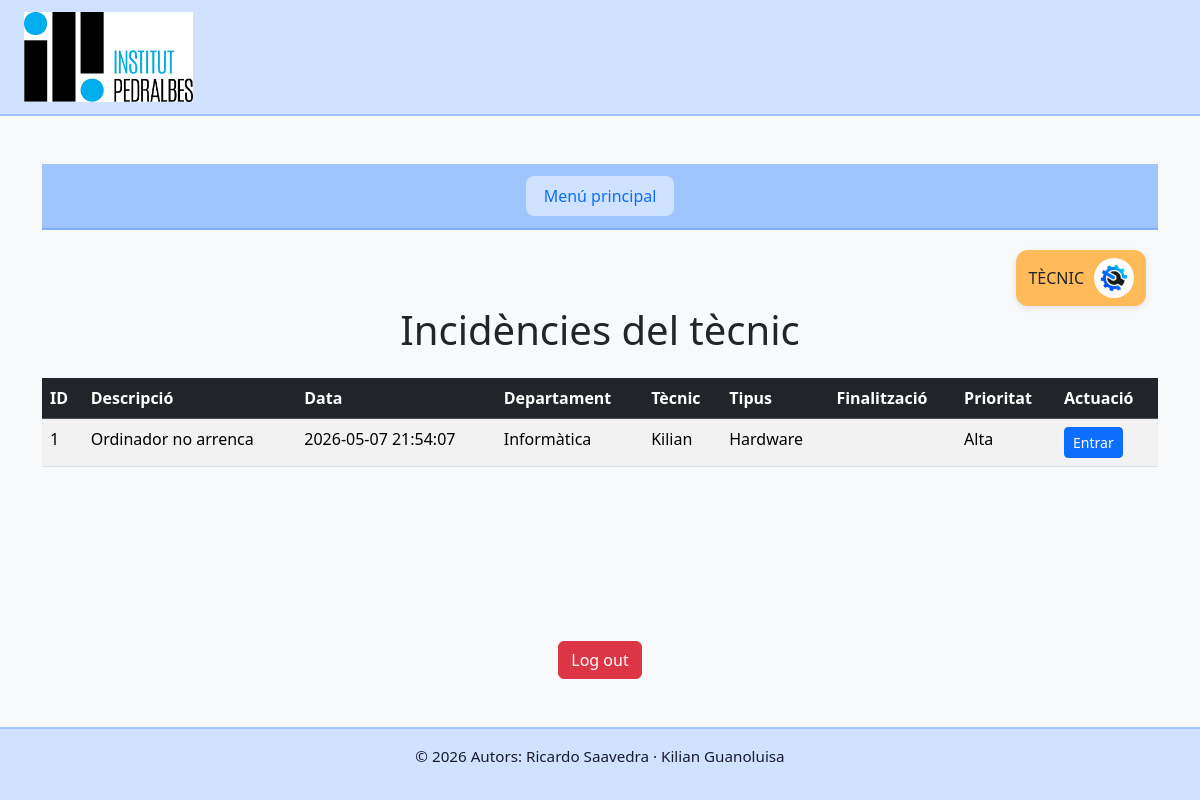
/role/tecnic/tecnicList.php?idTecnic=1, run on the app's committed database.
### tables this page shows
CREATE TABLE INCIDENCIA (
    idIncidencia INT AUTO_INCREMENT PRIMARY KEY,
    descripcio VARCHAR(2000),
    data TIMESTAMP DEFAULT CURRENT_TIMESTAMP,
    idDepartament INT,
    idTecnic INT,
    idTipus INT,
    dataFinalitzacio DATE,
    idPrioritat INT,
    FOREIGN KEY (idTecnic) REFERENCES TECNIC(idTecnic),
    FOREIGN KEY (idDepartament) REFERENCES DEPARTAMENT(idDepartament),
    FOREIGN KEY (idTipus) REFERENCES TIPUS(idTipus),
    FOREIGN KEY (idPrioritat) REFERENCES PRIORITAT(idPrioritat)
);

CREATE TABLE DEPARTAMENT (
    idDepartament INT AUTO_INCREMENT PRIMARY KEY,
    nom VARCHAR(200)
);

CREATE TABLE TECNIC (
    idTecnic INT AUTO_INCREMENT PRIMARY KEY,
    nom VARCHAR(200)
);

CREATE TABLE TIPUS (
    idTipus INT AUTO_INCREMENT PRIMARY KEY,
    nom VARCHAR(200)
);

CREATE TABLE PRIORITAT (
    idPrioritat INT AUTO_INCREMENT PRIMARY KEY,
    descripcio VARCHAR(100)
);

### src/role/tecnic/tecnicList.php (the view, shortened to what this page needs)
<?php include '../../structure/header.php';
$mysqli = include_once "../../connexio.php";
$idTecnic = $_GET['idTecnic'] ?? null;
$stmt = $mysqli->prepare("
    SELECT
        i.idIncidencia,
        i.descripcio,
        i.data,
        d.nom AS departament,
        t.nom AS tecnic,
        tp.nom AS tipus,
        i.dataFinalitzacio,
        pr.descripcio as descripcioPR
    FROM INCIDENCIA i
    LEFT JOIN DEPARTAMENT d ON i.idDepartament = d.idDepartament
    LEFT JOIN TECNIC t ON i.idTecnic = t.idTecnic
    LEFT JOIN TIPUS tp ON i.idTipus = tp.idTipus
    LEFT JOIN PRIORITAT pr ON i.idPrioritat = pr.idPrioritat
    WHERE i.idTecnic = ?
");
$stmt->bind_param("i", $idTecnic);
$stmt->execute();
$resultado = $stmt->get_result();
$incidencias = $resultado->fetch_all(MYSQLI_ASSOC);
?>
<main class="container mt-5">
    <?php include '../../structure/tecnicStructure/navBarTecnic.php'; ?>
    <h1 class="mb-4 text-center">
        Incidències del tècnic
    </h1>
    <?php if (count($incidencias) > 0): ?>
        <div class="table-responsive">
            <table class="table table-striped table-hover">
                <thead class="table-dark">
                    <tr>
                        <th>ID</th>
                        <th>Descripció</th>
                        <th>Data</th>
                        <th>Departament</th>
                        <th>Tècnic</th>
                        <th>Tipus</th>
                        <th>Finalització</th>
                        <th>Prioritat</th>
                        <th>Actuació</th>
                    </tr>
                </thead>
                <tbody>
                    <?php foreach ($incidencias as $incidencia): ?>
                        <tr>
                            <td><?php echo $incidencia["idIncidencia"]; ?></td>
                            <td><?php echo htmlspecialchars($incidencia["descripcio"]); ?></td>
                            <td><?php echo $incidencia["data"]; ?></td>
                            <td><?php echo $incidencia["departament"]; ?></td>
                            <td><?php echo $incidencia["tecnic"]; ?></td>
                            <td><?php echo $incidencia["tipus"]; ?></td>
                            <td><?php echo $incidencia["dataFinalitzacio"]; ?></td>
                            <td><?php echo $incidencia["descripcioPR"]; ?></td>
                            <td>
                                <a
                                    href="performance.php?idIncidencia=<?php echo $incidencia['idIncidencia']; ?>"
                                    class="btn btn-sm btn-primary"
                                >
                                    Entrar
                                </a>
                            </td>
                        </tr>
                    <?php endforeach; ?>
                </tbody>
            </table>
        </div>
    <?php else: ?>
        <div class="alert alert-warning text-center">
            Aquest tècnic no té incidències assignades.
        </div>
    <?php endif; ?>
</main>
<?php include '../../structure/logOut.php'; ?>
<?php include '../../structure/footer.php'; ?>

### src/css/style.css (style rules this page uses)
body { background-color: #f8f9fa; min-height: 100vh; display: flex; flex-direction: column; }
main { flex: 1; }

### data on the page
incidencia: idIncidencia "1", descripcio "Ordinador no arrenca", data "2026-05-07 21:54:07", idDepartament.nom "Informàtica", idTecnic.nom "Kilian", idTipus.nom "Hardware", idPrioritat.descripcio "Alta"
